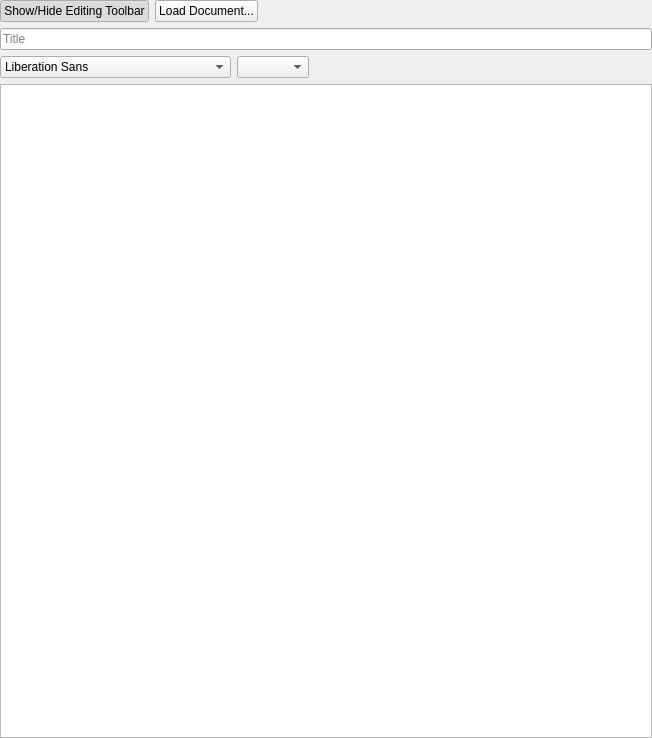
<?xml version="1.0" encoding="UTF-8"?>
<ui version="4.0">
 <class>WidgetTextEdit</class>
 <widget class="QWidget" name="WidgetTextEdit">
  <property name="geometry">
   <rect>
    <x>0</x>
    <y>0</y>
    <width>652</width>
    <height>738</height>
   </rect>
  </property>
  <layout class="QVBoxLayout" name="verticalLayout_2">
   <property name="leftMargin">
    <number>0</number>
   </property>
   <property name="topMargin">
    <number>0</number>
   </property>
   <property name="rightMargin">
    <number>0</number>
   </property>
   <property name="bottomMargin">
    <number>0</number>
   </property>
   <item>
    <layout class="QVBoxLayout" name="verticalLayout">
     <item>
      <layout class="QHBoxLayout" name="horizontalLayout">
       <item>
        <widget class="QPushButton" name="pbShowHide">
         <property name="text">
          <string>Show/Hide Editing Toolbar</string>
         </property>
         <property name="checkable">
          <bool>true</bool>
         </property>
         <property name="checked">
          <bool>true</bool>
         </property>
        </widget>
       </item>
       <item>
        <widget class="QPushButton" name="pbLoad">
         <property name="text">
          <string>Load Document...</string>
         </property>
        </widget>
       </item>
       <item>
        <spacer name="horizontalSpacer_2">
         <property name="orientation">
          <enum>Qt::Horizontal</enum>
         </property>
         <property name="sizeHint" stdset="0">
          <size>
           <width>40</width>
           <height>20</height>
          </size>
         </property>
        </spacer>
       </item>
      </layout>
     </item>
     <item>
      <widget class="QLineEdit" name="editTitle">
       <property name="placeholderText">
        <string>Title</string>
       </property>
      </widget>
     </item>
     <item>
      <widget class="QWidget" name="editingToolbar" native="true">
       <layout class="QHBoxLayout" name="horizontalLayout_2">
        <property name="leftMargin">
         <number>0</number>
        </property>
        <property name="topMargin">
         <number>0</number>
        </property>
        <property name="rightMargin">
         <number>0</number>
        </property>
        <property name="bottomMargin">
         <number>0</number>
        </property>
        <item>
         <widget class="QFontComboBox" name="comboNoteFont">
          <property name="editable">
           <bool>false</bool>
          </property>
         </widget>
        </item>
        <item>
         <widget class="QComboBox" name="comboNoteSize"/>
        </item>
        <item>
         <spacer name="horizontalSpacer">
          <property name="orientation">
           <enum>Qt::Horizontal</enum>
          </property>
          <property name="sizeHint" stdset="0">
           <size>
            <width>40</width>
            <height>20</height>
           </size>
          </property>
         </spacer>
        </item>
       </layout>
      </widget>
     </item>
     <item>
      <widget class="CTextEdit" name="editNote"/>
     </item>
    </layout>
   </item>
  </layout>
 </widget>
 <customwidgets>
  <customwidget>
   <class>CTextEdit</class>
   <extends>QTextEdit</extends>
   <header>ctextedit.h</header>
  </customwidget>
 </customwidgets>
 <resources/>
 <connections/>
</ui>
